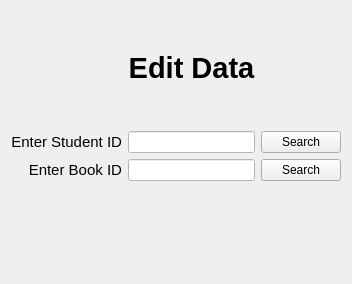
     <widget class="QWidget" name="page_edit">
      <layout class="QGridLayout" name="gridLayout_4">
       <item row="4" column="3">
        <widget class="QPushButton" name="pushButton_edit_bookID_search">
         <property name="text">
          <string>Search</string>
         </property>
        </widget>
       </item>
       <item row="4" column="0">
        <widget class="QLabel" name="label_17">
         <property name="font">
          <font>
           <pointsize>11</pointsize>
          </font>
         </property>
         <property name="layoutDirection">
          <enum>Qt::LeftToRight</enum>
         </property>
         <property name="text">
          <string>Enter Book ID</string>
         </property>
         <property name="alignment">
          <set>Qt::AlignRight|Qt::AlignTrailing|Qt::AlignVCenter</set>
         </property>
         <property name="margin">
          <number>3</number>
         </property>
        </widget>
       </item>
       <item row="3" column="0">
        <widget class="QLabel" name="label_13">
         <property name="font">
          <font>
           <pointsize>11</pointsize>
          </font>
         </property>
         <property name="layoutDirection">
          <enum>Qt::LeftToRight</enum>
         </property>
         <property name="text">
          <string>Enter Student ID</string>
         </property>
         <property name="alignment">
          <set>Qt::AlignRight|Qt::AlignTrailing|Qt::AlignVCenter</set>
         </property>
         <property name="margin">
          <number>3</number>
         </property>
        </widget>
       </item>
       <item row="5" column="2">
        <spacer name="verticalSpacer_10">
         <property name="orientation">
          <enum>Qt::Vertical</enum>
         </property>
         <property name="sizeHint" stdset="0">
          <size>
           <width>20</width>
           <height>92</height>
          </size>
         </property>
        </spacer>
       </item>
       <item row="3" column="2">
        <widget class="QLineEdit" name="lineEdit_stu_id_edit">
         <property name="styleSheet">
          <string notr="true">background-color: rgb(255, 255, 255);
color: rgb(46, 52, 54);</string>
         </property>
        </widget>
       </item>
       <item row="4" column="2">
        <widget class="QLineEdit" name="lineEdit_book_id_edit">
         <property name="styleSheet">
          <string notr="true">background-color: rgb(255, 255, 255);
color: rgb(46, 52, 54);</string>
         </property>
        </widget>
       </item>
       <item row="2" column="2">
        <spacer name="verticalSpacer_9">
         <property name="orientation">
          <enum>Qt::Vertical</enum>
         </property>
         <property name="sizeHint" stdset="0">
          <size>
           <width>20</width>
           <height>40</height>
          </size>
         </property>
        </spacer>
       </item>
       <item row="3" column="3">
        <widget class="QPushButton" name="pushButton_edit_stuID_SEARCH">
         <property name="text">
          <string>Search</string>
         </property>
        </widget>
       </item>
       <item row="0" column="2">
        <spacer name="verticalSpacer_8">
         <property name="orientation">
          <enum>Qt::Vertical</enum>
         </property>
         <property name="sizeHint" stdset="0">
          <size>
           <width>20</width>
           <height>40</height>
          </size>
         </property>
        </spacer>
       </item>
       <item row="1" column="2">
        <widget class="QLabel" name="label_11">
         <property name="font">
          <font>
           <family>Segoe UI</family>
           <pointsize>22</pointsize>
           <weight>75</weight>
           <bold>true</bold>
           <underline>false</underline>
          </font>
         </property>
         <property name="text">
          <string>Edit Data</string>
         </property>
         <property name="alignment">
          <set>Qt::AlignCenter</set>
         </property>
        </widget>
       </item>
      </layout>
     </widget>
